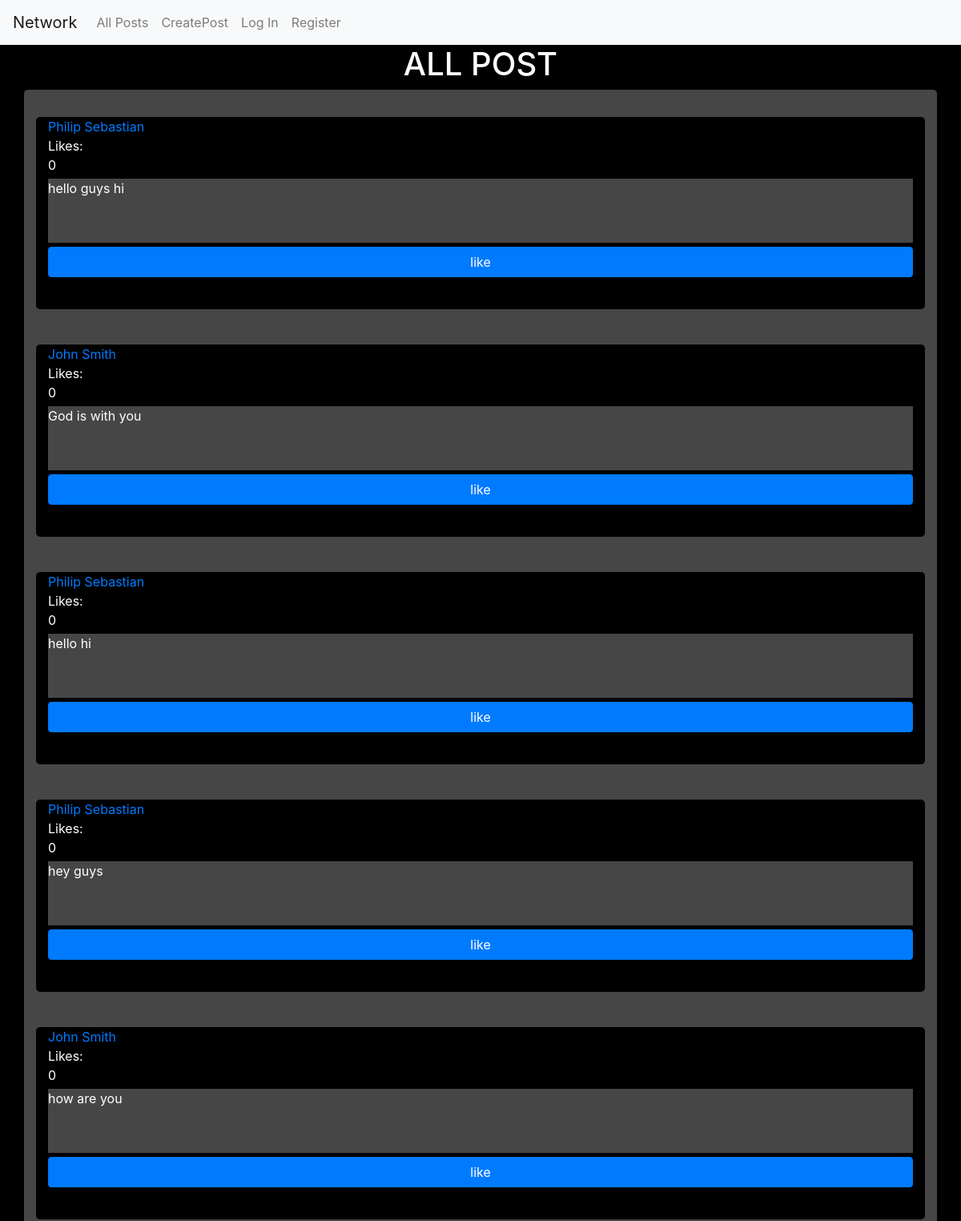
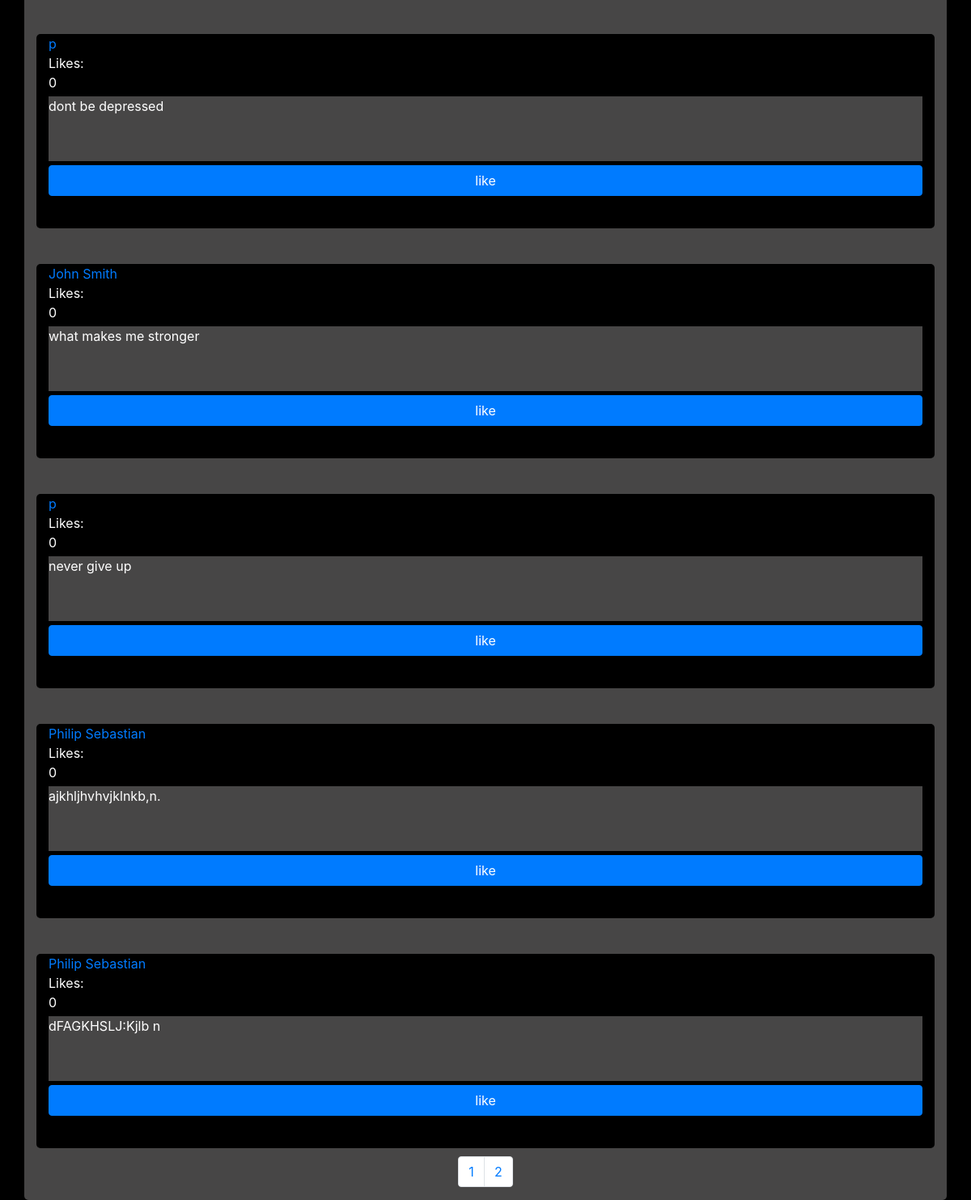
The app's page /allposts/1, older data (2 pictures, top to bottom).
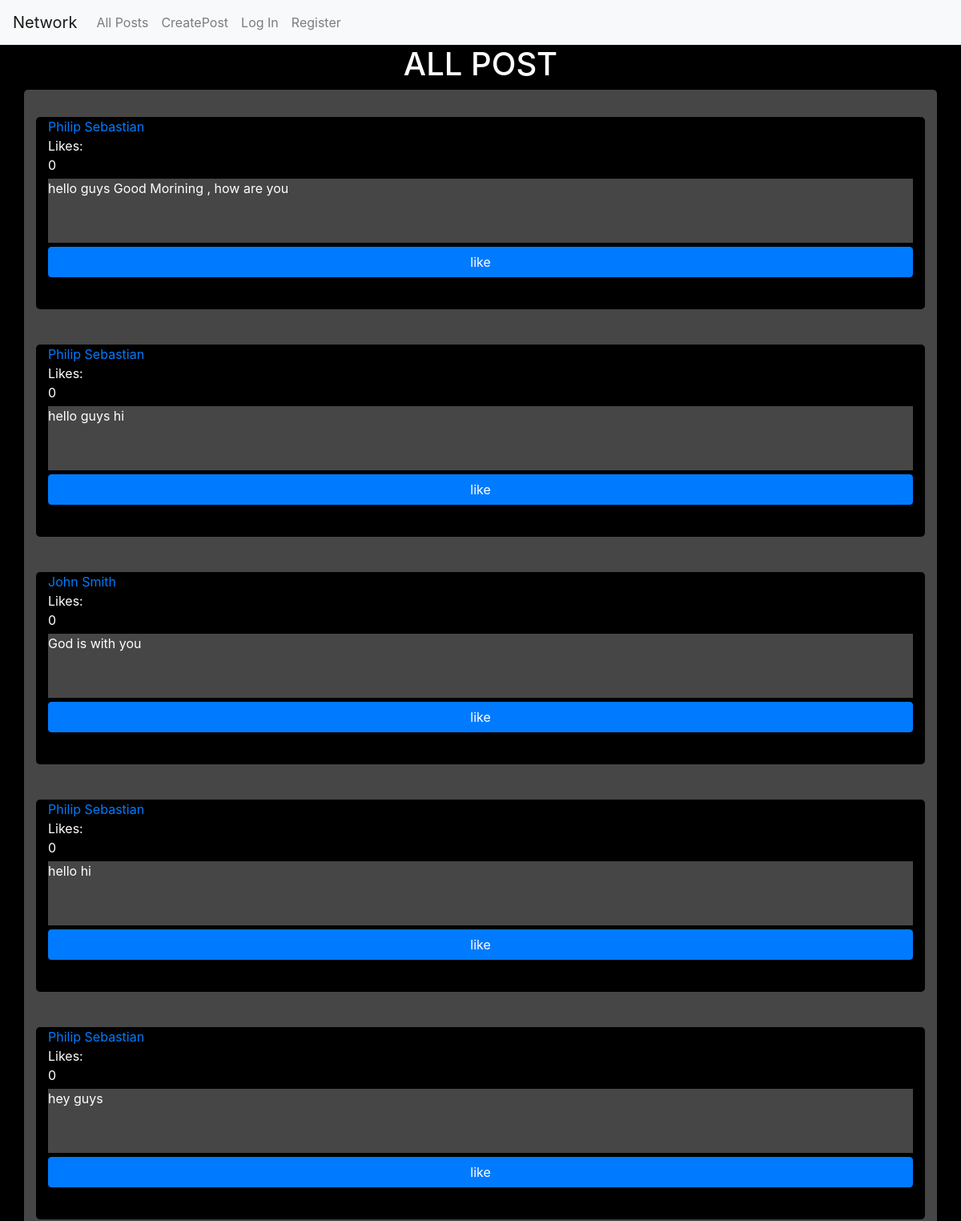
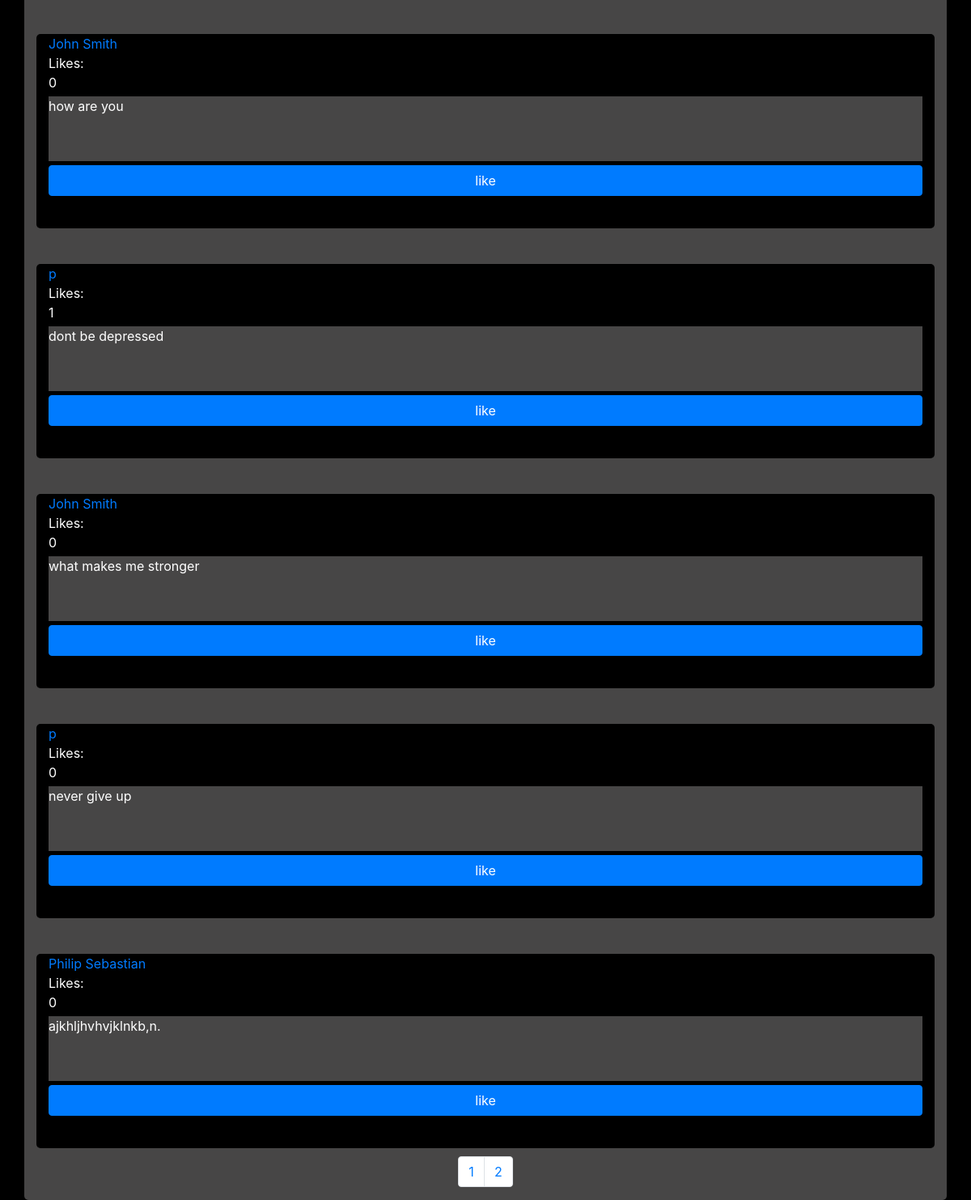
The same page, newer data (2 pictures, top to bottom).
### network/models.py (models this page shows)
class Post(models.Model):
    content=models.CharField(max_length=1000)
    owner=models.ForeignKey(User,on_delete=models.CASCADE)
    liked_by=models.ManyToManyField(User,symmetrical=False,related_name="liked_by",blank=True)
    Date=models.DateTimeField(auto_now_add=True)

class User(AbstractUser):
    followers=models.ManyToManyField('self',symmetrical=False,blank=True,related_name='flr')
    following=models.ManyToManyField('self',symmetrical=False,blank=True,related_name='fly')

### network/views.py (the view)
# urls.py: path("allposts/<int:pg>",views.allpost,name='allposts'),
def allpost(request,pg):
    objects=Post.objects.all().order_by('-Date')
    p=Paginator(objects,10)
    page=p.page(pg)
    return render(request,'network/allposts.html',{
        'posts':page.object_list,'p':p
    })

### network/templates/network/allposts.html (shortened to what this page needs)
{% extends "network/layout.html" %}
{% block body %}
<div style="display: flex;justify-content: center;align-items: center; color: white;"><h1>ALL POST</h1></div>
<div class="container text-start" style="display: flex; flex-direction: column;gap: 10px;background-color: rgb(71, 70, 70);border-radius: 5px;color: white;min-height: 90vh;">
    {%for post in posts%}
    <br>
    <div style="background-color: black; display: flex;flex-direction: column;border-radius: 5px;height: 30vh;" class="container text-start">
        <a href="{%url 'profile' id=post.owner.id pg=1%}" style="text-decoration: none;"> {{post.owner}} </a>
        <span>Likes:</span>
        <div style="background-color: black;height: 25vh; display: flex;flex-direction: column; gap: 5px;">
            <div data-likes={{post.liked_by.all|length}}>{{post.liked_by.all|length}}</div>
            <div class="content-div" style="height: 10vh; width: 100%;background-color: rgb(71, 70, 70);">{{post.content}}</div>
            {%if request.user != post.owner %}
            <button class="like btn-primary btn" data-id="{{post.id}}">{%if request.user in post.liked_by.all%}unlike{%else%}like{%endif%}</button>
            {%endif%}
        </div>
    </div>
{%endfor%}
<div style="display: flex;align-items: center;justify-content: center;">
    <nav aria-label="Page navigation example">
        <ul class="pagination">
          {%for i in p.page_range %}
          <li class="page-item"><a class="page-link" href="{%url 'allposts' pg=i%}">{{i}}</a></li>
          {%endfor%}
        </ul>
      </nav>
</div>
</div>
{% endblock %}

Row changes from the older to the newer data that the page shows:
no longer on this page (row unchanged): Post: owner "Philip Sebastian", liked_by.all|length "0", content "dFAGKHSLJ:Kjlb n"
added Post: owner "Philip Sebastian", liked_by.all|length "0", content "hello guys Good Morining , how are you"
computed for Post "dont be depressed": liked_by.all|length "0" → "1"
